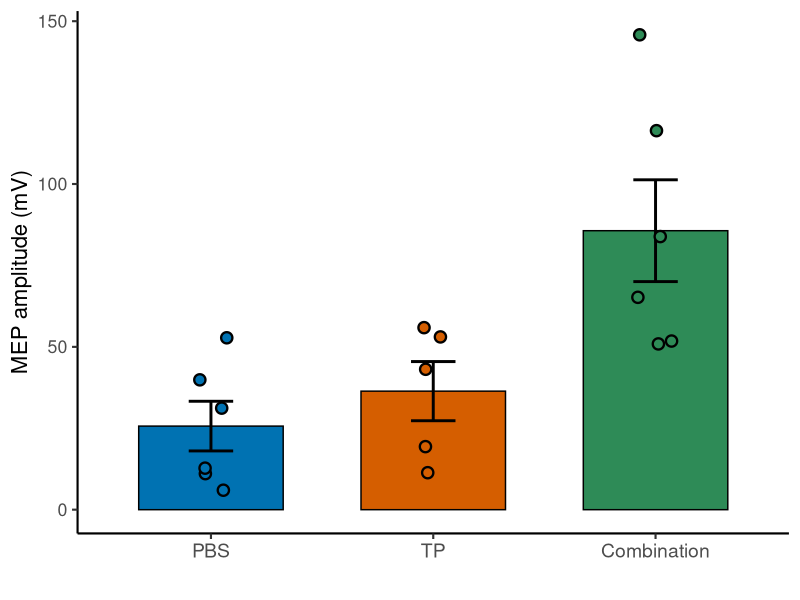

This figure's R source:
# analysis title
# date

#Clear R's brain
rm(list=ls()) 

# データ入力
pbs  <- c(6, 11, 13)
comb <- c(65, 52, 51)

df <- data.frame(
  group = factor(rep(c("PBS", "Combination"), each = 3)),
  value = c(pbs, comb)
)

# 必要パッケージ
library(ggplot2)
library(dplyr)

# データ入力
pbs  <- c(6, 11, 13, 40, 31, 53)
tp   <- c(11, 19, 56, 43, 53)
comb <- c(65, 52, 51, 146, 84, 116)

df <- data.frame(
  group = factor(c(rep("PBS", 6),
                   rep("TP", 5),
                   rep("Combination", 6)),
                 levels = c("PBS", "TP", "Combination")),
  value = c(pbs, tp, comb)
)

# 色の設定（PBS：ピンク / TP：グレー / Combination：シアン）
pbs_color  <- "#0072B2"
tp_color   <- "#D55E00"
comb_color <- "#2E8B57"

# mean + SEM
summary_df <- df %>%
  group_by(group) %>%
  summarise(
    mean = mean(value),
    sd   = sd(value),
    n    = length(value),
    sem  = sd / sqrt(n)
  )

# プロット
ggplot(summary_df, aes(x = group, y = mean, fill = group)) +
  geom_col(width = 0.65, color = "black") +
  geom_errorbar(aes(ymin = mean - sem,
                    ymax = mean + sem),
                width = 0.2, linewidth = 1) +
  geom_jitter(data = df,
              aes(x = group, y = value, fill=group),
              width = 0.08,
              size = 3,
              shape = 21,
              color = "black",
              stroke = 1.2) +
  scale_fill_manual(values = c("PBS" = pbs_color,
                               "TP" = tp_color,
                               "Combination" = comb_color)) +
  labs(y = "MEP amplitude (mV)", x = "") +
  theme_classic(base_size = 16) +
  theme(
    legend.position = "none",
    axis.title.y = element_text(size = 16),
    axis.text.x = element_text(size = 14)
  )

## =========================
## 統計解析
## =========================

# 必要パッケージ
if (!requireNamespace("rstatix", quietly = TRUE)) {
  install.packages("rstatix")
}
library(rstatix)

## -------------------------
## 1) 記述統計
## -------------------------
summary_df
# または
df %>%
  group_by(group) %>%
  summarise(
    n = n(),
    mean = mean(value),
    sd = sd(value),
    sem = sd / sqrt(n),
    median = median(value),
    IQR = IQR(value),
    .groups = "drop"
  )

## -------------------------
## 2) 正規性の確認
## 各群 n が小さいので参考程度
## -------------------------
shapiro_res <- df %>%
  group_by(group) %>%
  shapiro_test(value)

shapiro_res

## -------------------------
## 3) 等分散性の確認
## -------------------------
levene_res <- df %>%
  levene_test(value ~ group)

levene_res

## =========================
## パラメトリック解析
## =========================

## -------------------------
## 4A) 通常の one-way ANOVA
## 分散が同程度とみなす場合
## -------------------------
anova_res <- aov(value ~ group, data = df)
summary(anova_res)

## Tukey post hoc
tukey_res <- TukeyHSD(anova_res)
tukey_res


## -------------------------
## 4B) Welch ANOVA
## 分散が異なる可能性を考慮
## 個人的にはこのデータではこちらを優先
## -------------------------
welch_res <- df %>%
  welch_anova_test(value ~ group)

welch_res

## Games-Howell post hoc
## Welch ANOVA後の多重比較として自然
games_res <- df %>%
  games_howell_test(value ~ group)

games_res


## -------------------------
## 4C) 参考：Welch t-testのpairwise比較
## Holm補正
## -------------------------
pairwise_welch_res <- pairwise.t.test(
  x = df$value,
  g = df$group,
  p.adjust.method = "holm",
  pool.sd = FALSE
)

pairwise_welch_res


## =========================
## ノンパラメトリック解析
## =========================

## -------------------------
## 5A) Kruskal-Wallis test
## -------------------------
kruskal_res <- df %>%
  kruskal_test(value ~ group)

kruskal_res

## -------------------------
## 5B) Dunn test
## Holm補正
## -------------------------
dunn_res <- df %>%
  dunn_test(value ~ group, p.adjust.method = "holm")

dunn_res


## -------------------------
## 5C) 参考：pairwise Wilcoxon test
## Holm補正
## -------------------------
pairwise_wilcox_res <- pairwise.wilcox.test(
  x = df$value,
  g = df$group,
  p.adjust.method = "holm",
  exact = FALSE
)

pairwise_wilcox_res
